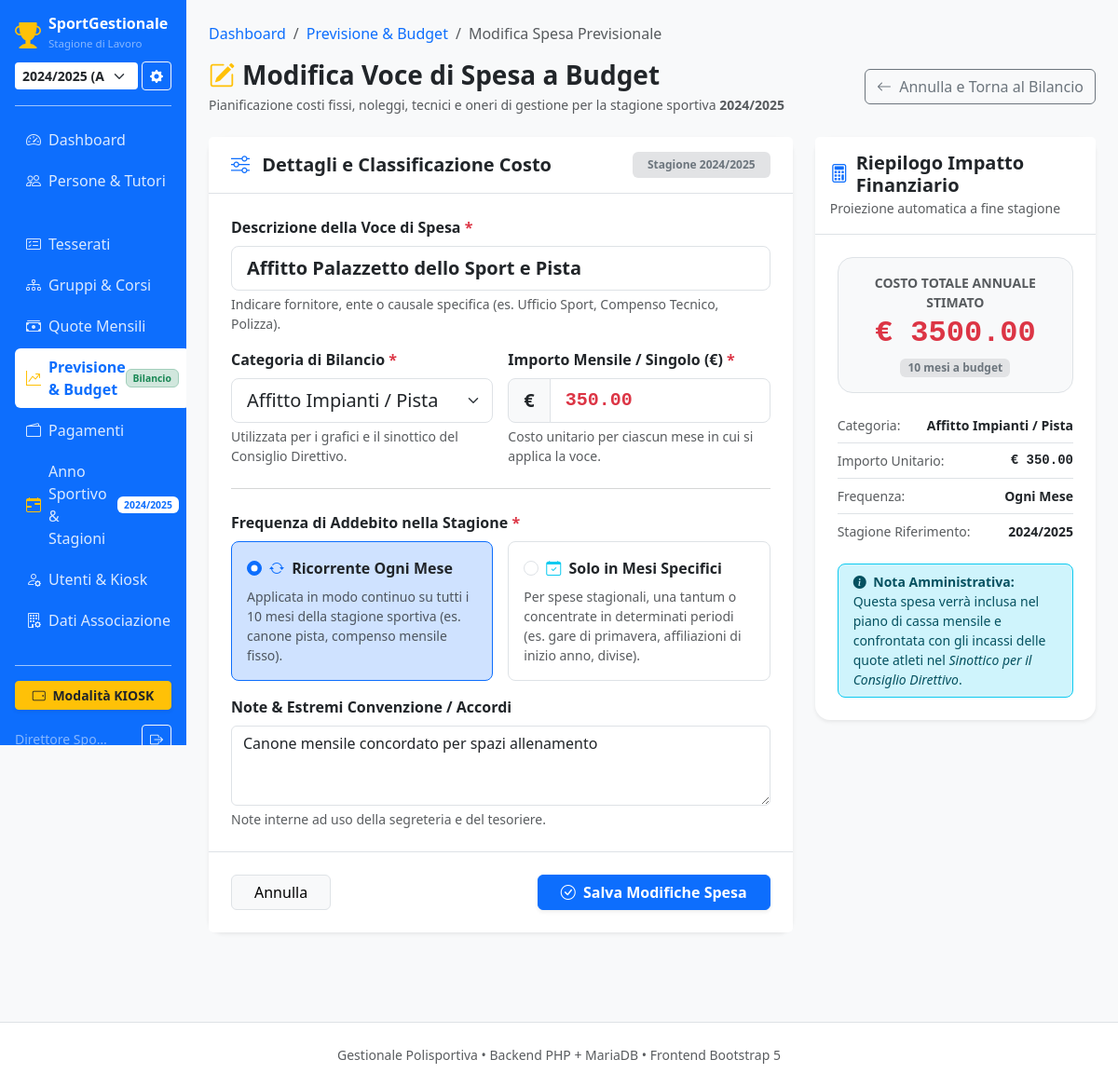
Page /index.php?page=spesa_nuova&id=1&anno_id=1 (signed in) on the committed database.
### tables this page shows
CREATE TABLE IF NOT EXISTS `anno` (
  `id` INT AUTO_INCREMENT PRIMARY KEY,
  `anno` VARCHAR(20) NOT NULL COMMENT 'es. 2024/2025',
  `data_inizio` DATE NOT NULL,
  `data_fine` DATE NOT NULL,
  `attivo` TINYINT(1) NOT NULL DEFAULT 0 COMMENT '1 se anno corrente',
  `created_at` TIMESTAMP DEFAULT CURRENT_TIMESTAMP
);

CREATE TABLE IF NOT EXISTS `spese_previsionali` (
  `id` INT AUTO_INCREMENT PRIMARY KEY,
  `anno_id` INT NOT NULL,
  `titolo` VARCHAR(150) NOT NULL,
  `categoria` VARCHAR(80) NOT NULL DEFAULT 'Altro',
  `importo_mensile` DECIMAL(10,2) NOT NULL DEFAULT 0.00,
  `ricorrente` TINYINT(1) NOT NULL DEFAULT 1 COMMENT '1 se spesa attiva tutti i mesi della stagione',
  `mesi_json` TEXT NULL COMMENT 'JSON array dei mesi specifici se non ricorrente',
  `note` TEXT NULL,
  `created_at` TIMESTAMP DEFAULT CURRENT_TIMESTAMP,
  CONSTRAINT `fk_spese_anno` FOREIGN KEY (`anno_id`) REFERENCES `anno` (`id`) ON DELETE CASCADE
);

### private/pages/spesa_nuova.php (the view, shortened to what the rows shown need)
<?php
require_once (defined('PATH_INCLUDES') ? PATH_INCLUDES : __DIR__ . '/../includes') . '/header.php';
$db = getDbConnection();
$annoId = isset($_GET['anno_id']) ? (int)$_GET['anno_id'] : ($annoAttivo['id'] ?? 1);
$stmtAnno = $db->prepare("SELECT * FROM anno WHERE id = ?");
$stmtAnno->execute([$annoId]);
$annoSelezionato = $stmtAnno->fetch() ?: $annoAttivo;
$categorieSpesa = [
    'Affitto Impianti / Pista' => ['icon' => 'bi-building', 'color' => 'bg-primary text-white'],
    'Compensi Tecnici / Allenatori' => ['icon' => 'bi-person-badge', 'color' => 'bg-info text-dark'],
    'Tesseramenti & Affiliazioni (FISR/EPS)' => ['icon' => 'bi-patch-check', 'color' => 'bg-success text-white'],
    'Assicurazioni' => ['icon' => 'bi-shield-check', 'color' => 'bg-warning text-dark'],
    'Materiale Sportivo & Divise' => ['icon' => 'bi-bag', 'color' => 'bg-secondary text-white'],
    'Gare & Trasferte' => ['icon' => 'bi-trophy', 'color' => 'bg-danger text-white'],
    'Amministrazione & Commercialista' => ['icon' => 'bi-file-earmark-spreadsheet', 'color' => 'bg-dark text-white'],
    'Altro' => ['icon' => 'bi-three-dots', 'color' => 'bg-light text-dark border']
];
$isEditing = false;
$spesa = [
    'id' => null,
    'titolo' => '',
    'categoria' => 'Affitto Impianti / Pista',
    'importo_mensile' => '200.00',
    'ricorrente' => 1,
    'mesi_json' => '[]',
    'note' => ''
];
if (!empty($_GET['id'])) {
    $spesaId = (int)$_GET['id'];
    $stmtSpesa = $db->prepare("SELECT * FROM spese_previsionali WHERE id = ?");
    $stmtSpesa->execute([$spesaId]);
    $recSpesa = $stmtSpesa->fetch();
    if ($recSpesa) {
        $isEditing = true;
        $spesa = $recSpesa;
    }
}
?>
<div class="d-flex justify-content-between align-items-center mb-4 flex-wrap gap-2">
    <div>
        <h2 class="h3 fw-bold mb-1 d-flex align-items-center">
            <i class="bi <?= $isEditing ? 'bi-pencil-square text-warning' : 'bi-plus-circle-fill text-danger' ?> me-2"></i>
            <?= $isEditing ? 'Modifica Voce di Spesa a Budget' : 'Aggiungi Voce di Spesa a Budget' ?>
        </h2>
        <p class="text-muted small mb-0">
            Pianificazione costi fissi, noleggi, tecnici e oneri di gestione per la stagione sportiva <strong><?= htmlspecialchars($annoSelezionato['anno']) ?></strong>
        </p>
    </div>
</div>
<div class="row g-4">
    <div class="col-lg-8">
        <form method="POST" action="index.php?action=salva_spesa" id="formSpesa">
            <div class="card border-0 shadow-sm rounded-4 bg-white mb-4">
                <div class="card-header bg-white border-bottom py-3 px-4 d-flex justify-content-between align-items-center">
                    <h5 class="fw-bold mb-0 text-dark">
                        <i class="bi bi-sliders me-2 text-primary"></i> Dettagli e Classificazione Costo
                    </h5>
                    <span class="badge bg-secondary-subtle text-secondary px-3 py-2">
                        Stagione <?= htmlspecialchars($annoSelezionato['anno']) ?>
                    </span>
                </div>
                <div class="card-body p-4">
                    <div class="row g-3">
                        <div class="col-12">
                            <label class="form-label fw-bold">Descrizione della Voce di Spesa <span class="text-danger">*</span></label>
                            <input type="text" name="titolo" id="spesaTitolo" class="form-control form-control-lg fw-semibold"
                                   placeholder="es. Canone Affitto Pista Comunale / Palazzetto dello Sport"
                                   value="<?= htmlspecialchars($spesa['titolo']) ?>" required oninput="aggiornaAnteprima()">
                            <div class="form-text small">Indicare fornitore, ente o causale specifica (es. Ufficio Sport, Compenso Tecnico, Polizza).</div>
                        </div>
                        <div class="col-md-6">
                            <label class="form-label fw-bold">Categoria di Bilancio <span class="text-danger">*</span></label>
                            <select name="categoria" id="spesaCategoria" class="form-select form-select-lg" required onchange="aggiornaAnteprima()">
                                <?php foreach ($categorieSpesa as $catName => $catMeta): ?>
                                    <option value="<?= htmlspecialchars($catName) ?>" <?= ($spesa['categoria'] === $catName ? 'selected' : '') ?>>
                                        <?= htmlspecialchars($catName) ?>
                                    </option>
                                <?php endforeach; ?>
                            </select>
                            <div class="form-text small">Utilizzata per i grafici e il sinottico del Consiglio Direttivo.</div>
                        </div>
                        <div class="col-md-6">
                            <div class="input-group input-group-lg">
                                <span class="input-group-text bg-light fw-bold">€</span>
                                <input type="number" step="0.50" min="0.01" name="importo_mensile" id="spesaImporto"
                                       class="form-control fw-bold text-danger font-monospace"
                                       value="<?= htmlspecialchars((string)$spesa['importo_mensile']) ?>" required oninput="aggiornaAnteprima()">
                            </div>
                        </div>
                        <div class="col-12">
                            <div class="row g-3">
                                <div class="col-md-6">
                                    <div class="p-3 border rounded-3 h-100 cursor-pointer" id="cardRicorrente" onclick="selezionaRicorrenza(1)">
                                        <div class="form-check">
                                            <input class="form-check-input" type="radio" name="ricorrente" id="radioRicorrente1" value="1" <?= (!empty($spesa['ricorrente']) ? 'checked' : '') ?> onchange="cambiaRicorrenza(1)">
                                            <label class="form-check-label fw-bold text-dark" for="radioRicorrente1">
                                                <i class="bi bi-arrow-repeat text-primary me-1"></i> Ricorrente Ogni Mese
                                            </label>
                                        </div>
                                    </div>
                                </div>
                                <div class="col-md-6">
                                    <div class="p-3 border rounded-3 h-100 cursor-pointer" id="cardNonRicorrente" onclick="selezionaRicorrenza(0)">
                                        <div class="form-check">
                                            <input class="form-check-input" type="radio" name="ricorrente" id="radioRicorrente0" value="0" <?= (empty($spesa['ricorrente']) ? 'checked' : '') ?> onchange="cambiaRicorrenza(0)">
                                            <label class="form-check-label fw-bold text-dark" for="radioRicorrente0">
                                                <i class="bi bi-calendar-check text-info me-1"></i> Solo in Mesi Specifici
                                            </label>
                                        </div>
                                    </div>
                                </div>
                            </div>
                        </div>
                        <div class="col-12">
                            <label class="form-label fw-bold">Note & Estremi Convenzione / Accordi</label>
                            <textarea name="note" id="spesaNote" class="form-control" rows="3"
                                      placeholder="es. Pagamento concordato trimestrale con bonifico; delibera Consiglio Direttivo del 15/09/2024"><?= htmlspecialchars($spesa['note']) ?></textarea>
                            <div class="form-text small">Note interne ad uso della segreteria e del tesoriere.</div>
                        </div>
                    </div>
                </div>
            </div>
        </form>
    </div>
    <div class="col-lg-4">
        <div class="card border-0 shadow-sm rounded-4 bg-white sticky-top" style="top: 20px;">
            <div class="card-body p-4">
                <div class="text-center p-3 rounded-4 bg-light border mb-3">
                    <h2 class="fw-bold text-danger mb-0 font-monospace" id="anteprimaTotaleAnnuale">€ 0.00</h2>
                </div>
                <div class="list-group list-group-flush small mb-3">
                    <div class="list-group-item d-flex justify-content-between px-0">
                        <span class="text-muted">Stagione Riferimento:</span>
                        <strong><?= htmlspecialchars($annoSelezionato['anno']) ?></strong>
                    </div>
                </div>
            </div>
        </div>
    </div>
</div>
<?php
require_once (defined('PATH_INCLUDES') ? PATH_INCLUDES : __DIR__ . '/../includes') . '/footer.php';
?>

### private/includes/header.php (shortened to what the rows shown need)
<?php
$headerDb = function_exists('getDbConnection') ? getDbConnection() : null;
$annoAttivo = null;
if ($headerDb) {
    try {
        $annoAttivo = $headerDb->query("SELECT * FROM anno WHERE attivo = 1 LIMIT 1")->fetch();
    } catch (Exception $e) {}
}
?>
<!DOCTYPE html>
<html lang="it">
<head>
    <link href="assets/css/bootstrap.min.css" rel="stylesheet">
    <link rel="stylesheet" href="assets/css/bootstrap-icons.min.css">
</head>
<body>
<div class="container-fluid">
    <div class="row">
        <nav class="col-md-3 col-lg-2 d-none d-md-flex flex-column sidebar p-3 sticky-top" style="height: 100vh; overflow-y: auto;">
            <ul class="nav flex-column mb-auto">
                <li class="nav-item">
                    <a class="nav-link <?= ($page==='anni'?'active':'') ?>" href="index.php?page=anni">
                        <i class="bi bi-calendar-range me-2 text-warning"></i> Anno Sportivo & Stagioni
                        <span class="badge bg-white text-primary ms-auto" style="font-size: 0.65rem;"><?= htmlspecialchars($annoAttivo['anno']) ?></span>
                    </a>
                </li>
            </ul>
        </nav>
        <main class="col-md-9 col-lg-10 ms-sm-auto px-md-4 py-4">

### rows in the picture
anno: anno "2024/2025"
spese_previsionali: titolo "Affitto Palazzetto dello Sport e Pista", categoria "Affitto Impianti / Pista", importo_mensile "350.00", ricorrente "☑ Ricorrente Ogni Mese", ricorrente "☐ Solo in Mesi Specifici", note "Canone mensile concordato per spazi allenamento"

### other values in the picture
$user['nome'] "Direttore Spo…"
count($tuttiMesi) "10"
form field value "2024/2025 (Attivo)"
